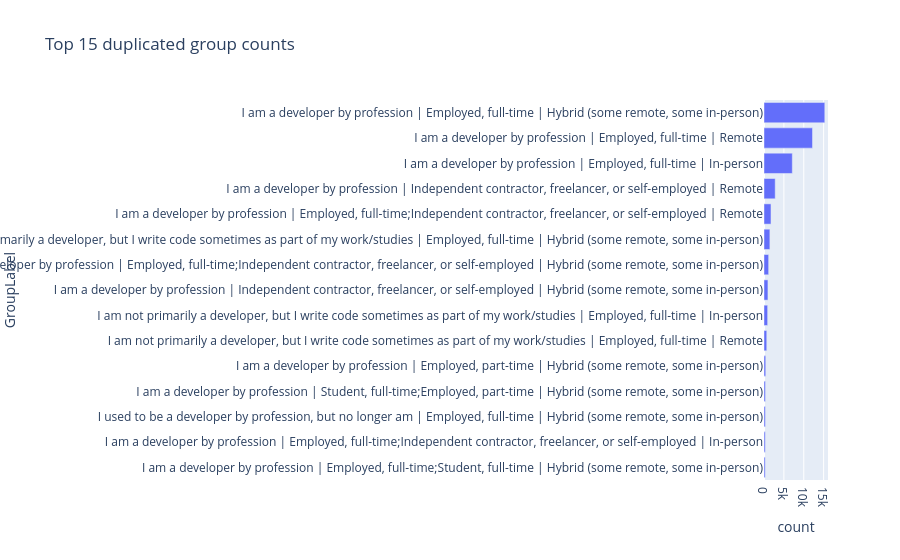

Notebook source saved alongside this figure:
### Markdown cell above
### Task 3: Visualize Shared Response Patterns
1. Create visualizations to show the distribution of shared response patterns across different categories.
2. Use bar charts or pie charts to represent the distribution of respondents who share identical values for MainBranch, Employment, and RemoteWork, grouped by Country and Employment.

### Code cell
## Write your code here
import plotly.express as px
top_summary = dup_summary[['MainBranch', 'Employment', 'RemoteWork', 'count']].head(15)
top_summary['GroupLabel'] = (
    top_summary['MainBranch'] + ' | ' +
    top_summary['Employment'] + ' | ' +
    top_summary['RemoteWork'].astype(str)
)
fig = px.bar(
    top_summary,
    x='count',
    y='GroupLabel',
    title='Top 15 duplicated group counts'
)
fig.update_layout(yaxis={'categoryorder':'total ascending'})
fig.show()

### Figure 1 — Plotly figure (JSON) as saved in the notebook; plotly's stock layout.template omitted (floating-point values rounded to 4 significant figures)
{"data": [{"hovertemplate": "count=%{x}<br>GroupLabel=%{y}<extra></extra>", "legendgroup": "", "marker": {"color": "#636efa", "pattern": {"shape": ""}}, "name": "", "orientation": "h", "showlegend": false, "textposition": "auto", "type": "bar", "x": [15288, 12196, 7118, 2815, 1754, 1479, 1169, 990, 916, 695, 438, 359, 342, 317, 303], "xaxis": "x", "y": ["I am a developer by profession | Employed, full-time | Hybrid (some remote, some in-person)", "I am a developer by profession | Employed, full-time | Remote", "I am a developer by profession | Employed, full-time | In-person", "I am a developer by profession | Independent contractor, freelancer, or self-employed | Remote", "I am a developer by profession | Employed, full-time;Independent contractor, freelancer, or self-employed | Remote", "I am not primarily a developer, but I write code sometimes as part of my work/studies | Employed, full-time | Hybrid (some remote, some in-person)", "I am a developer by profession | Employed, full-time;Independent contractor, freelancer, or self-employed | Hybrid (some remote, some in-person)", "I am a developer by profession | Independent contractor, freelancer, or self-employed | Hybrid (some remote, some in-person)", "I am not primarily a developer, but I write code sometimes as part of my work/studies | Employed, full-time | In-person", "I am not primarily a developer, but I write code sometimes as part of my work/studies | Employed, full-time | Remote", "I am a developer by profession | Employed, part-time | Hybrid (some remote, some in-person)", "I am a developer by profession | Student, full-time;Employed, part-time | Hybrid (some remote, some in-person)", "I used to be a developer by profession, but no longer am | Employed, full-time | Hybrid (some remote, some in-person)", "I am a developer by profession | Employed, full-time;Independent contractor, freelancer, or self-employed | In-person", "I am a developer by profession | Employed, full-time;Student, full-time | Hybrid (some remote, some in-person)"], "yaxis": "y"}], "layout": {"barmode": "relative", "legend": {"tracegroupgap": 0}, "title": {"text": "Top 15 duplicated group counts"}, "xaxis": {"anchor": "y", "domain": [0, 1], "title": {"text": "count"}}, "yaxis": {"anchor": "x", "categoryorder": "total ascending", "domain": [0, 1], "title": {"text": "GroupLabel"}}}}
